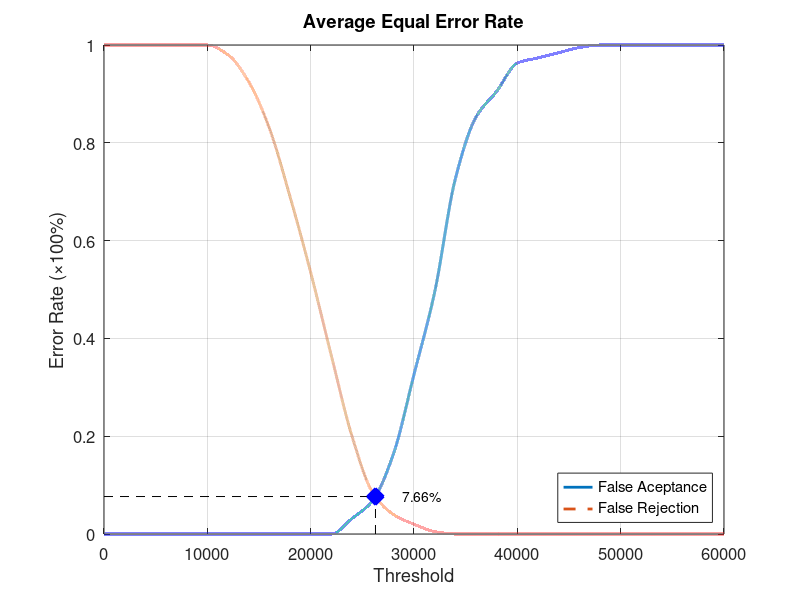
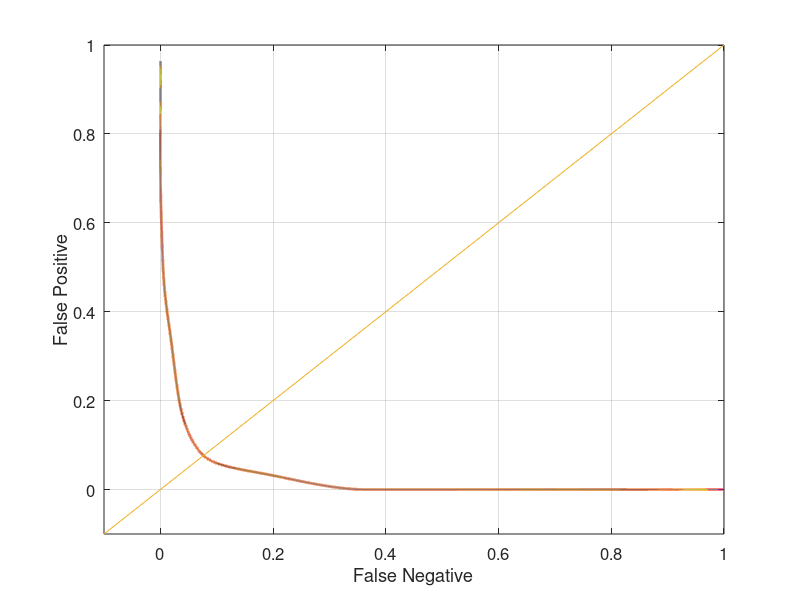

The MATLAB script that drew these images, in order:
function yEER = Database5_2
close all;
clear;
clc;
x = 0:2000:60000;
xq = 0:0.5:60000;

y0 = [0 0 0 0 0 0 0 0 0 0 0 0 0.0315789 0.0684211 0.163158 0.326316 0.494737 0.726316 0.852632 0.905263 0.963158 0.973684 0.984211 0.994737 1 1 1 1 1 1 1];
yy0 = interp1(x, y0, xq, 'pchip');
y1 = [1 1 1 1 1 1 0.98 0.925 0.83 0.69 0.535 0.365 0.2 0.085 0.04 0.02 0.005 0 0 0 0 0 0 0 0 0 0 0 0 0 0];
yy1 = interp1(x, y1, xq, 'pchip');

% Calculating EER: 
y2 = abs(y0 - y1);
find(y2 == min(y2))
yy2 = abs(yy0 - yy1);
xEER = find(yy2 == min(yy2));
xEERIndex = xq(xEER) % X-axis EER
yEER = yy0(xEER) % Y-axis EER

main = figure
plot(xq, yy0,'-','LineWidth', 2);	hold on
plot(xq, yy1,'--','LineWidth', 2);	hold on
plot([xEERIndex xEERIndex], [0 yEER], 'k--');	hold on
plot([0 xEERIndex], [yEER yEER], 'k--');	hold on
plot(xEERIndex, yEER, 'bx', 'LineWidth', 10);	hold on
text(xEERIndex + 10 * xEERIndex / 100, yEER, [num2str(round((10000 * yEER)) / 100) '%'])
legend('False Aceptance', 'False Rejection', 'Location', 'SouthEast')
xlabel('Threshold')
ylabel('Error Rate (\times100%)')
title('Average Equal Error Rate')
set(gca, 'FontSize', 12)
axis([0 60000 0 1])
grid on

print(main, 'Database5_2Main', '-dpng');
FNRxFPR = figure('Color', [1 1 1]);
plot(yy1, yy0, '-', yy1, yy0, 'LineWidth', 2);
hold on
y = -0.1:0.1:1
plot(y, y); 
set(gca, 'FontSize', 12)
xlabel('False Negative')
ylabel('False Positive')
axis([-0.1 1 -0.1 1])
set(gca, 'FontSize', 12)
grid on

print(FNRxFPR, 'Database5_2FNRxFPR','-dpng');
end
